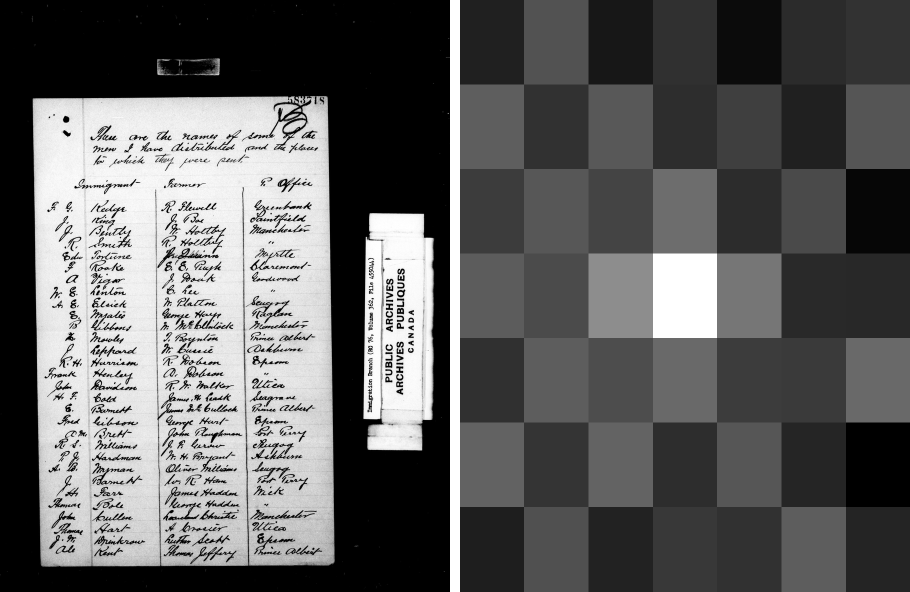
#> input picture oocihm.lac_reel_c10264.767_convnext_heatmap.png, 1820 x 1183 px (shown at 1/2 size); its folder holds only this picture in this run
$ python -i image_preprocessing.py   (imports and definitions only)
#> lines starting #> are read from the running program, lines starting #| are printed output that depends on the picture; after the words box and inside, x2 and y2 are one past the last pixel; in counts of white or black regions, pixels touching at a corner belong together
#> further down, picture is the input picture: PIL image 1820x1183 RGB; min 0, max 255, mean 93.9
"""
Image preprocessing for the assessment tool - test-only, applied to a
copy of the source image, never the original file on disk.

Built 2026-07-11 after Florence-2's <OCR_WITH_REGION> test showed the
worst-performing content all session was dense small print (the
registrar stamp read as "REGISTER CEMTAL"/"REGREATIAR CEMPAL" instead
of "Registrar-General") - worth testing whether that's an image-quality
ceiling separate from model capability or prompting, before concluding
anything more from further model/prompt iteration on the same
unmodified source image.

Every function here takes a PIL Image and returns a NEW PIL Image -
none of them mutate the input in place. Steps are independent and
toggleable via a named PREPROCESSING_PROFILES dict rather than one
fixed pipeline, since a blind "clean everything" transform could easily
help one kind of content (small stamped text) while hurting another
(handwriting) on the same image - consistent with this project's
practice of testing changes independently rather than bundling them and
losing the ability to tell what actually helped.
"""

from __future__ import annotations

import numpy as np
from PIL import Image, ImageEnhance, ImageFilter, ImageOps


def enhance_contrast(image: Image.Image, factor: float = 1.5) -> Image.Image:
    """factor > 1.0 increases contrast. Returns a new image."""
    return ImageEnhance.Contrast(image).enhance(factor)


def sharpen(image: Image.Image, factor: float = 2.0) -> Image.Image:
    """factor > 1.0 increases sharpness. Returns a new image."""
    return ImageEnhance.Sharpness(image).enhance(factor)


# [100 lines left out: functions denoise, grayscale, upscale, autocontrast, invert, median and 1 more, not called in this run]


def clahe(image: Image.Image, clip_limit: float = 2.0, tile_size: int = 8) -> Image.Image:
    """
    Contrast Limited Adaptive Histogram Equalization, implemented in
    plain numpy - this project is deliberately dependency-free (PIL +
    numpy only, no OpenCV; see core/row_segmentation.py's manually
    implemented Otsu threshold for the same discipline applied
    elsewhere in this codebase), and CLAHE is conventionally an OpenCV
    (`cv2.createCLAHE`) call, so it's reimplemented here rather than
    adding OpenCV as a new dependency for one function.

    Operates on LUMINANCE only (converts to grayscale first, same
    RGB-compatibility handling as grayscale() above) - not per-channel
    color CLAHE. Unlike autocontrast()/enhance_contrast() above (both
    GLOBAL - one stretch/scale for the whole image), this equalizes
    contrast LOCALLY per tile, which is what actually helps a scan
    where different regions of the same page sit at different
    background tones (e.g. a shadow or aging gradient across the
    page) - a global stretch can't fix that, since it's driven by the
    same single histogram everywhere.

    tile_size is a GRID COUNT (e.g. 8 = an 8x8 grid of tiles spanning
    the whole image), matching OpenCV's `tileGridSize` convention most
    users encountering CLAHE elsewhere will already expect - NOT a
    pixel dimension.

    Standard algorithm, not a shortcut: each tile's own 256-bin
    histogram is clipped at `clip_limit * tile_pixel_count / 256`
    (excess redistributed uniformly across all bins, preventing the
    "hard clip and discard" look) then converted to a per-tile
    cumulative-distribution mapping; each pixel's final value is a
    BILINEAR interpolation between its 4 nearest tiles' mappings, not
    just its own tile's mapping alone - interpolation is what prevents
    visible blocking artifacts at tile boundaries (a per-tile-only
    mapping is windowed histogram equalization, not real CLAHE).
    Vectorized with numpy fancy indexing rather than a per-pixel Python
    loop, since these are full page scans (thousands of pixels wide).
    """
#> called with clip_limit = 2, tile_size = 8
    gray_img = ImageOps.grayscale(image.convert("RGB"))
    gray = np.array(gray_img)
    h, w = gray.shape
#> h = 1183; w = 1820
    ty = tx = max(1, int(tile_size))

    y_edges = np.linspace(0, h, ty + 1).astype(int)
    x_edges = np.linspace(0, w, tx + 1).astype(int)

    luts = np.zeros((ty, tx, 256))
    for j in range(ty):
        for i in range(tx):
            tile = gray[y_edges[j]:y_edges[j + 1], x_edges[i]:x_edges[i + 1]]
            hist, _ = np.histogram(tile, bins=256, range=(0, 256))
            hist = hist.astype(np.float64)
            if clip_limit > 0 and tile.size > 0:
                clip = max(1.0, clip_limit * tile.size / 256.0)
                excess = np.clip(hist - clip, 0, None).sum()
                hist = np.minimum(hist, clip)
                hist = hist + excess / 256.0
            cdf = np.cumsum(hist)
            if cdf[-1] > 0:
                cdf = cdf / cdf[-1] * 255.0
            luts[j, i] = cdf
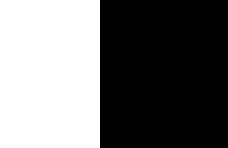
#> tile: shape (148, 228); values 36 (black) and 93 (white), 43.9% white; 1 white region, box (x1, y1, x2, y2) and area: (0, 0, 100, 148) 14800

    centers_y = (y_edges[:-1] + y_edges[1:]) / 2.0
    centers_x = (x_edges[:-1] + x_edges[1:]) / 2.0

    j_pos = np.interp(np.arange(h), centers_y, np.arange(ty))
#> j_pos = 1183 values from 0 to 7
    i_pos = np.interp(np.arange(w), centers_x, np.arange(tx))
#> i_pos = 1820 values from 0 to 7
    j0 = np.clip(np.floor(j_pos).astype(int), 0, ty - 1)
#> j0 = 1183 values from 0 to 7
    j1 = np.clip(j0 + 1, 0, ty - 1)
#> j1 = 1183 values from 1 to 7
    i0 = np.clip(np.floor(i_pos).astype(int), 0, tx - 1)
#> i0 = 1820 values from 0 to 7
    i1 = np.clip(i0 + 1, 0, tx - 1)
    wj = np.clip(j_pos - j0, 0, 1)
    wi = np.clip(i_pos - i0, 0, 1)

    J0, I0 = np.meshgrid(j0, i0, indexing="ij")
    J1, I1 = np.meshgrid(j1, i1, indexing="ij")
    WJ, WI = np.meshgrid(wj, wi, indexing="ij")

    top = luts[J0, I0, gray] * (1 - WI) + luts[J0, I1, gray] * WI
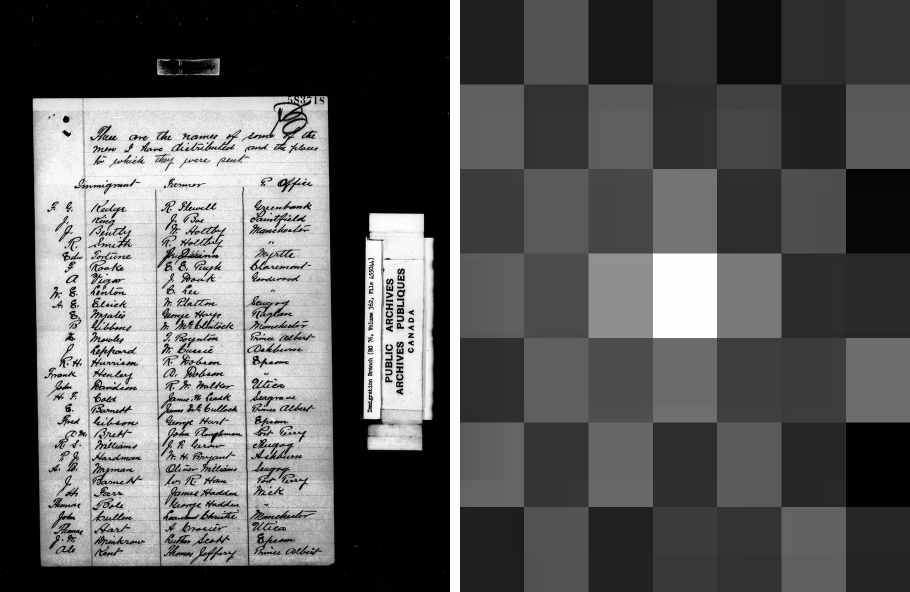
#> top: shape (1183, 1820) float64 (shown at 1/2 size); min 1.86, max 255, mean 91.2; drawn with min black and max white
    bottom = luts[J1, I0, gray] * (1 - WI) + luts[J1, I1, gray] * WI
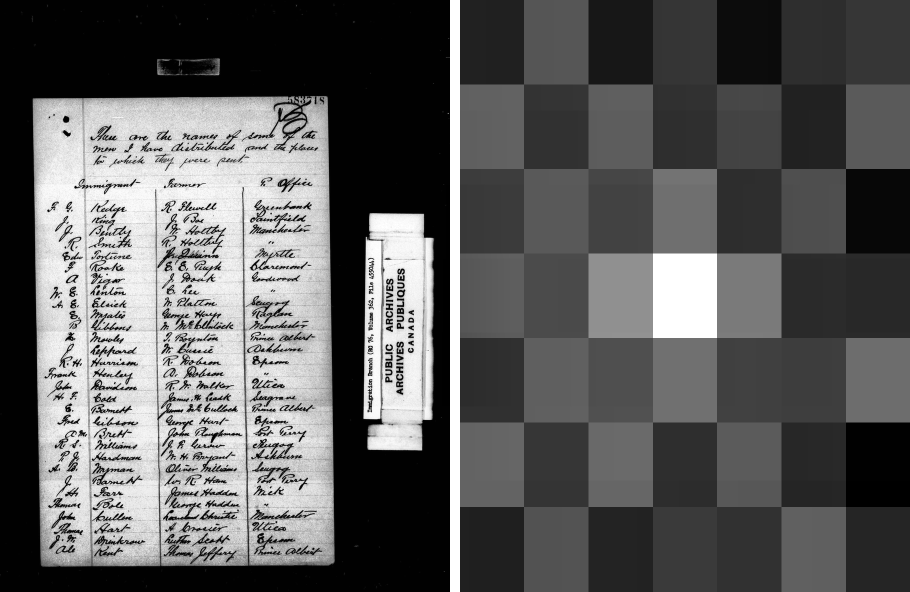
#> bottom: shape (1183, 1820) float64 (shown at 1/2 size); min 0.98, max 255, mean 92.6; drawn with min black and max white
    result = np.clip(top * (1 - WJ) + bottom * WJ, 0, 255).astype(np.uint8)

    return Image.fromarray(result).convert("RGB")


# [29 lines left out: function adaptive_threshold, not called in this run]


# Fixed internal execution order for apply_pipeline() below - checkboxes
# in ui/row_segmentation_ui.py's Preprocessing section only ever
# enable/disable a step, never reorder it. Deliberate ordering (Jon's
# direction, 2026-07-25): grayscale/invert establish the tonal baseline
# before anything contrast- or edge-based runs; CLAHE (local contrast)
# before noise reduction/sharpening so those don't operate on the
# unequalized original; sharpening before upscale so edge enhancement
# isn't itself upscaled and softened again; upscale before threshold so
# binarization happens at final resolution, not on a source that's
# about to be resized out from under it. Deskew is NOT a step here - it
# already happens upstream, once, via apply_deskew_angle() before this
# pipeline ever runs, since it's a geometric correction the rest of
# this UI already owns, not a display/legibility filter.
PIPELINE_ORDER = [
    "grayscale", "invert", "clahe", "median", "unsharp", "upscale", "adaptive_threshold",
]

_PIPELINE_FUNCTIONS = {
    "grayscale": lambda img, cfg: grayscale(img),
    "invert": lambda img, cfg: invert(img),
    "clahe": lambda img, cfg: clahe(
        img, clip_limit=cfg.get("clip_limit", 2.0), tile_size=cfg.get("tile_size", 8)),
    "median": lambda img, cfg: median(img, size=cfg.get("size", 3)),
    "unsharp": lambda img, cfg: unsharp_mask(
        img, radius=cfg.get("radius", 1.5), amount=cfg.get("amount", 1.2)),
    "upscale": lambda img, cfg: upscale(img, factor=cfg.get("factor", 2.0)),
    "adaptive_threshold": lambda img, cfg: adaptive_threshold(
        img, block_size=cfg.get("block_size", 11), C=cfg.get("C", 2.0)),
}


# [26 lines left out: function apply_pipeline, not called in this run]


PREPROCESSING_PROFILES = {
    "none": [],
    "contrast_boost": [("enhance_contrast", {"factor": 1.5})],
    "autocontrast": [("autocontrast", {"cutoff": 1.0})],
    "sharpen_only": [("sharpen", {"factor": 2.0})],
    "grayscale_sharp": [("grayscale", {}), ("sharpen", {"factor": 2.0})],
    "upscale_2x": [("upscale", {"factor": 2.0})],
    "upscale_contrast_sharpen": [
        ("upscale", {"factor": 2.0}),
        ("autocontrast", {"cutoff": 1.0}),
        ("sharpen", {"factor": 1.5}),
    ],
    "denoise_contrast": [
        ("denoise", {}),
        ("autocontrast", {"cutoff": 1.0}),
    ],
    "invert_only": [("invert", {})],
    "invert_contrast": [("invert", {}), ("autocontrast", {"cutoff": 1.0})],
    "invert_contrast_sharpen": [
        ("invert", {}),
        ("autocontrast", {"cutoff": 1.0}),
        ("sharpen", {"factor": 1.5}),
    ],
}

_STEP_FUNCTIONS = {
    "enhance_contrast": enhance_contrast,
    "sharpen": sharpen,
    "denoise": denoise,
    "grayscale": grayscale,
    "upscale": upscale,
    "autocontrast": autocontrast,
    "invert": invert,
}


# [28 lines left out: function apply_profile, not called in this run]

>>> from PIL import Image
>>> picture = Image.open('../oocihm.lac_reel_c10264.767_convnext_heatmap.png')
>>> result = clahe(picture)

$ run again, on oocihm.lac_reel_c10295.1199_convnext_heatmap.png
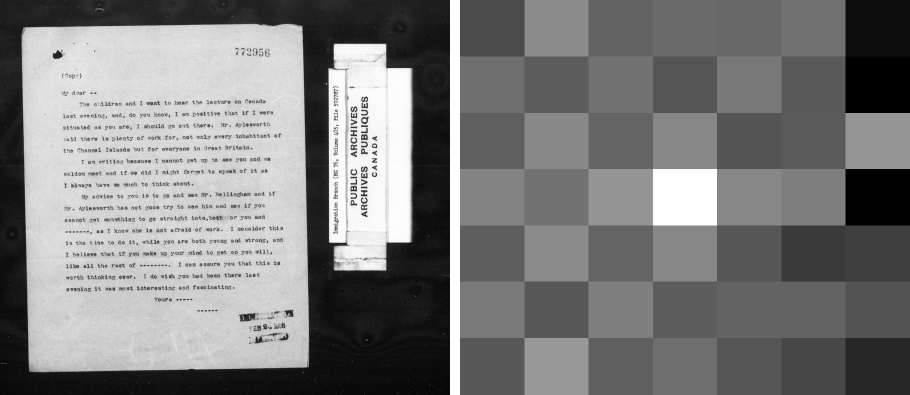
#> input picture oocihm.lac_reel_c10295.1199_convnext_heatmap.png, 1820 x 789 px (shown at 1/2 size)
#> picture is the input picture: PIL image 1820x789 RGB; min 0, max 255, mean 123.3
#> after the loop in clahe, `for j in range(ty):`:
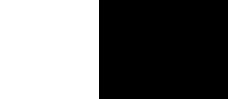
#> tile: shape (99, 228); values 39 (black) and 71 (white), 43.4% white; 1 white region, box (x1, y1, x2, y2) and area: (0, 0, 99, 99) 9801
#> in clahe, `top = luts[J0, I0, gray] * (1 - WI) + luts[J0, I1, gray] * WI`:
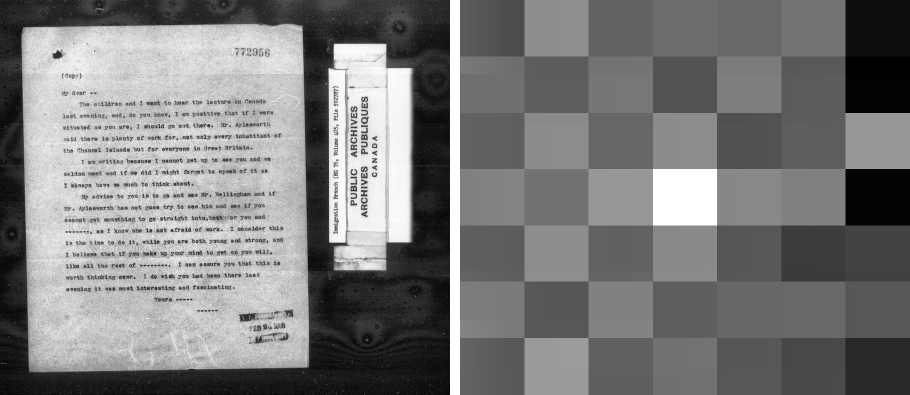
#> top: shape (789, 1820) float64 (shown at 1/2 size); min 0.98, max 255, mean 122.5
